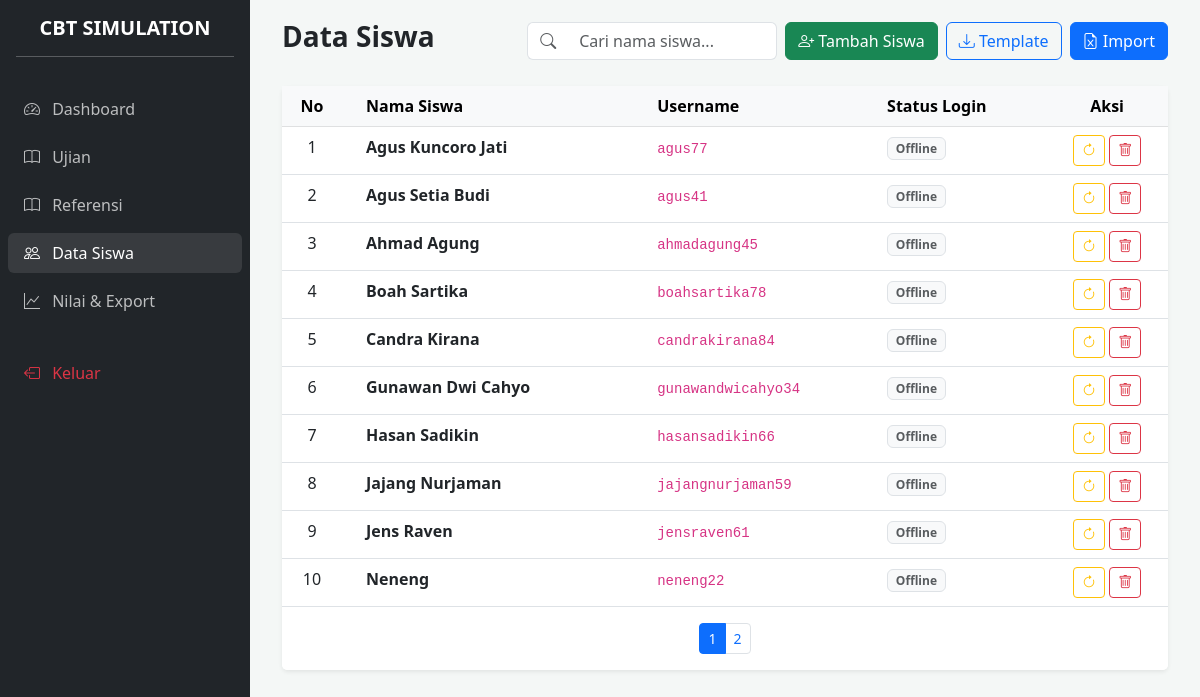
/admin/dashboard.php?page=students (signed in), run on an earlier commit of the app's database.
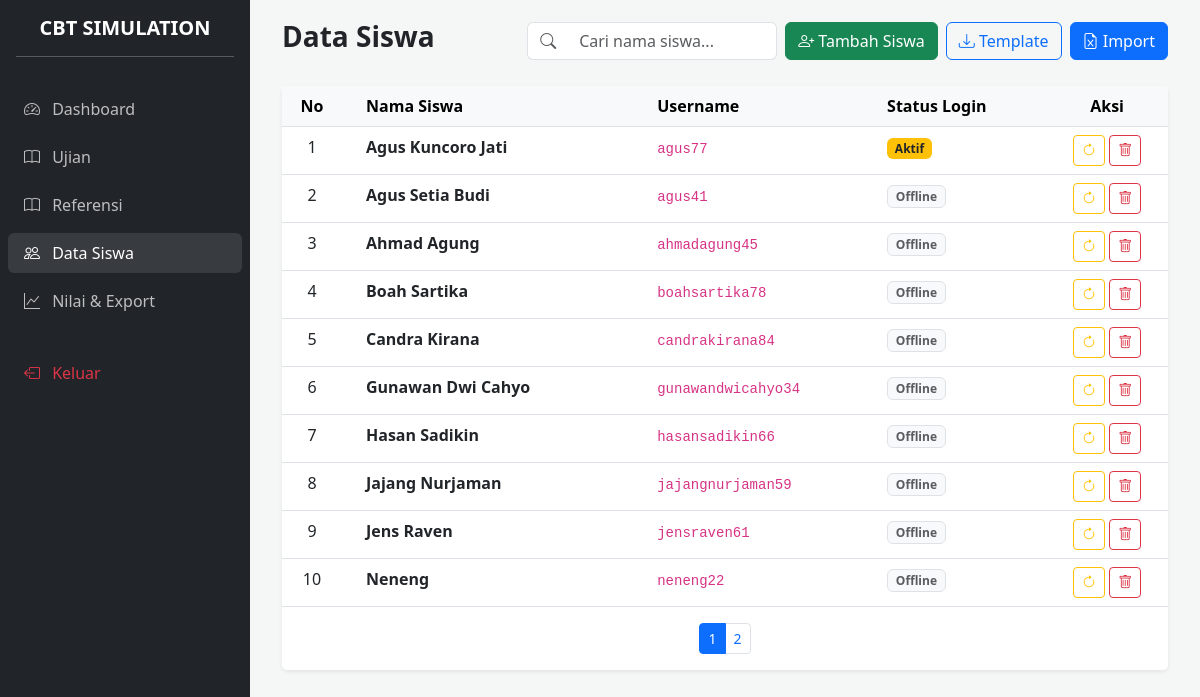
And on a later commit of the database.
### tables this page shows
CREATE TABLE `students` (
  `id` int NOT NULL,
  `username` varchar(50) NOT NULL,
  `password` varchar(255) NOT NULL,
  `full_name` varchar(100) DEFAULT NULL,
  `is_logged_in` tinyint(1) DEFAULT '0',
  `last_login` datetime DEFAULT NULL,
  `created_at` timestamp NULL DEFAULT CURRENT_TIMESTAMP
);

### admin/modules/students/index.php (the view, shortened to what this page needs)
<?php
require_once '../config/database.php';
$stmt = $pdo->query("SELECT * FROM students ORDER BY full_name ASC");
$students = $stmt->fetchAll();
$nomor = 0;
?>
<div class="d-flex justify-content-between align-items-center mb-4">
    <h3 class="fw-bold">Data Siswa</h3>
    <div class="d-flex gap-2">
        <div class="input-group" style="width: 250px;">
            <span class="input-group-text bg-white border-end-0"><i class="bi bi-search text-muted"></i></span>
            <input type="text" id="searchInput" class="form-control border-start-0" placeholder="Cari nama siswa...">
        </div>
        <button class="btn btn-success" data-bs-toggle="modal" data-bs-target="#addSingleModal">
            <i class="bi bi-person-plus"></i> Tambah Siswa
        </button>
        <button class="btn btn-outline-primary" onclick="location.href='modules/students/download_template.php'">
            <i class="bi bi-download"></i> Template
        </button>
        <button class="btn btn-primary" data-bs-toggle="modal" data-bs-target="#importModal">
            <i class="bi bi-file-earmark-excel"></i> Import
        </button>
    </div>
</div>
<div class="card border-0 shadow-sm">
    <div class="card-body p-0">
        <div class="table-responsive">
            <table class="table table-hover mb-0" id="studentTable">
                <thead class="table-light">
                    <tr>
                        <th style="width: 60px;" class="text-center">No</th>
                        <th class="px-4">Nama Siswa</th>
                        <th>Username</th>
                        <th>Status Login</th>
                        <th class="text-center">Aksi</th>
                    </tr>
                </thead>
                <tbody id="tableBody">
                    <?php foreach ($students as $s): $nomor++; ?>
                    <tr class="student-row">
                        <td class="text-center"><?= $nomor ?></td>
                        <td class="px-4 fw-bold student-name"><?= htmlspecialchars($s['full_name']) ?></td>
                        <td><code><?= htmlspecialchars($s['username']) ?></code></td>
                        <td>
                            <?php if ($s['is_logged_in']): ?>
                                <span class="badge bg-warning text-dark">Aktif</span>
                            <?php else: ?>
                                <span class="badge bg-light text-muted border">Offline</span>
                            <?php endif; ?>
                        </td>
                        <td class="text-center">
                            <a href="modules/students/process.php?action=reset_login&id=<?= $s['id'] ?>" class="btn btn-sm btn-outline-warning" title="Reset Login">
                                <i class="bi bi-arrow-clockwise"></i>
                            </a>
                            <a href="modules/students/process.php?action=delete&id=<?= $s['id'] ?>" class="btn btn-sm btn-outline-danger" onclick="return confirm('Hapus siswa ini?')">
                                <i class="bi bi-trash"></i>
                            </a>
                        </td>
                    </tr>
                    <?php endforeach; ?>
                </tbody>
            </table>
        </div>
    </div>
    <div class="card-footer bg-white border-0 py-3">
        <nav>
            <ul class="pagination pagination-sm justify-content-center mb-0" id="paginationControls"></ul>
        </nav>
    </div>
</div>

What changed in the data, as far as the page shows it:
changed students "Agus Kuncoro Jati": is_logged_in "Offline" → "Aktif"
